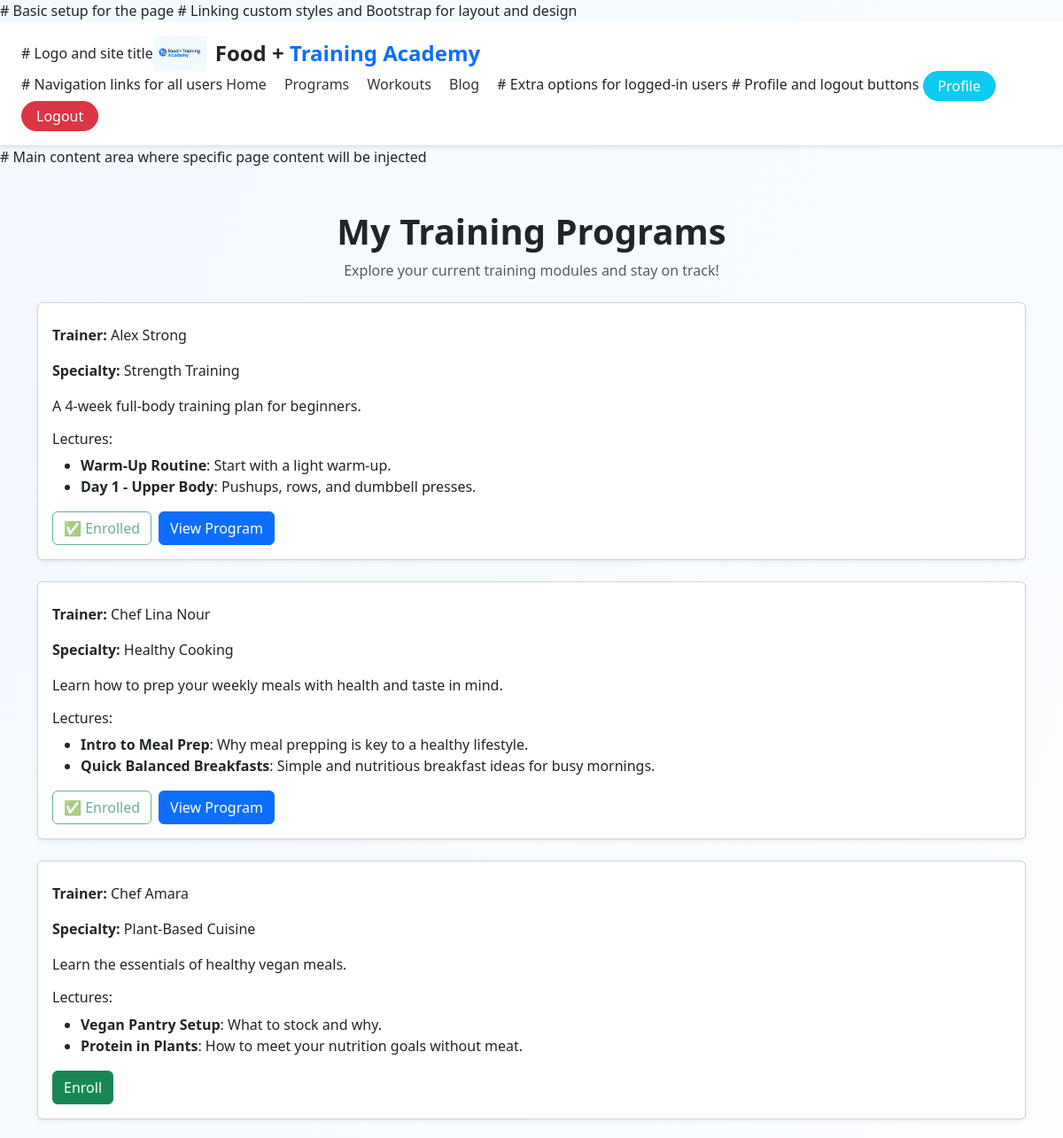
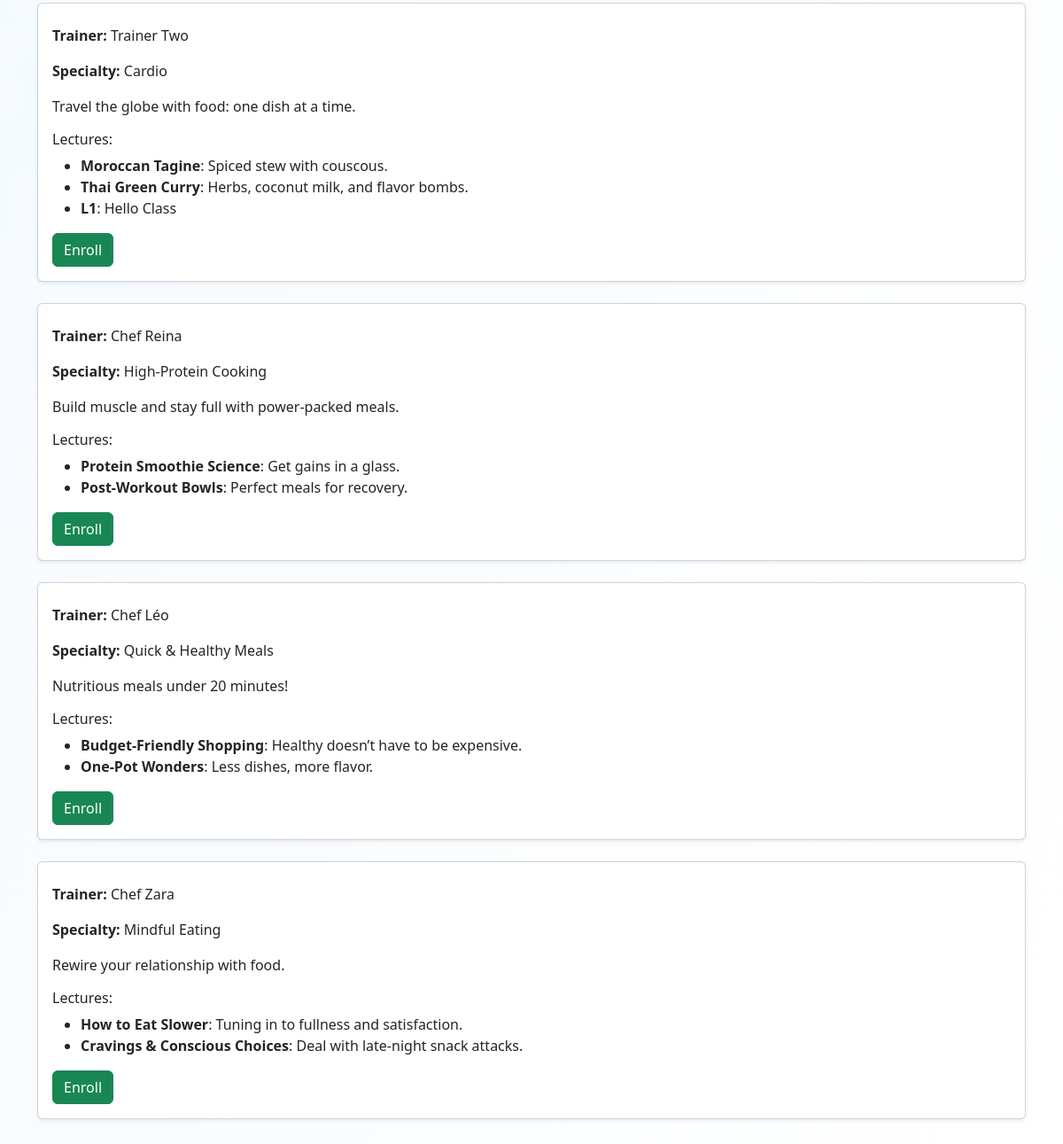
The app's page /programs/ (signed in) with its own data (2 pictures, top to bottom).
### core/models.py (models this page shows, shortened)
class Program(models.Model):
    trainer = models.ForeignKey(Trainer, on_delete=models.CASCADE)
    title = models.CharField(max_length=200)
    description = models.TextField()
    duration = models.IntegerField(help_text="Duration in days")

class Trainer(models.Model):
    user = models.OneToOneField(User, on_delete=models.CASCADE, null=True, blank=True)
    name = models.CharField(max_length=100)
    specialty_field = models.CharField(max_length=100)
    email = models.EmailField()
    experience_year = models.IntegerField()
    gender = models.CharField(max_length=10)

class Lecture(models.Model):
    program = models.ForeignKey(Program, on_delete=models.CASCADE, related_name='lectures')
    title = models.CharField(max_length=200)
    description = models.TextField()
    video_url = models.URLField(blank=True, null=True)
    pdf = models.FileField(upload_to='lectures/pdfs/', blank=True, null=True)

### core/views.py (the view)
# urls.py: path('programs/', views.program_list, name='program_list'),
def program_list(request):
    programs = Program.objects.all()
    enrolled_program_ids = []
    if request.user.is_authenticated:
        enrolled_program_ids = Enrollment.objects.filter(user=request.user).values_list('program_id', flat=True)
    return render(request, 'core/programs.html', {
        'programs': programs,
        'enrolled_program_ids': enrolled_program_ids
    })

### core/templates/core/programs.html (shortened to what this page needs)
{% extends 'core/base.html' %}
{% load static %}
{% block content %}
<div class="container my-5">
    {% if user.is_authenticated %}
        <div class="text-center mb-4">
            <h1 class="fw-bold">My Training Programs</h1>
            <p class="text-muted">Explore your current training modules and stay on track!</p>
        </div>
        {% if programs %}
            {% for program in programs %}
                <div class="card mb-4 shadow-sm">
                    <div class="card-body">
                        <p class="card-text"><strong>Trainer:</strong> {{ program.trainer.name }}</p>
                        <p class="card-text"><strong>Specialty:</strong> {{ program.trainer.specialty_field }}</p>
                        <p class="card-text">{{ program.description }}</p>
                        <h6 class="mt-3">Lectures:</h6>
                        <ul>
                            {% for lecture in program.lectures.all %}
                                <li><strong>{{ lecture.title }}</strong>: {{ lecture.description }}</li>
                            {% empty %}
                                <li class="text-muted">No lectures available for this program yet.</li>
                            {% endfor %}
                        </ul>
                        {% if program.id in enrolled_program_ids %}
                        <div class="d-flex flex-wrap align-items-center gap-2 mt-3">
                        <button class="btn btn-outline-success" disabled>✅ Enrolled</button>
                     <a href="{% url 'program_detail' program.id %}" class="btn btn-primary">View Program</a>
                     </div>
                   {% else %}
                    <form action="{% url 'enroll_program' program.id %}" method="POST" class="mt-3">
                     <button type="submit" class="btn btn-success">Enroll</button>
                     </form>
                    {% endif %}
                    </div>
                </div>
            {% endfor %}
        {% else %}
            <p class="text-muted">No programs found. Check back later or contact your trainer.</p>
        {% endif %}
    {% endif %}
</div>
{% endblock %}

### core/templates/core/base.html (shortened to what this page needs)
{% load static %}
<!DOCTYPE html>
<html lang="en">
<head>
  # Linking custom styles and Bootstrap for layout and design
  <link rel="stylesheet" href="{% static 'core/style.css' %}">
  <link href="https://cdn.jsdelivr.net/npm/bootstrap@5.3.0/dist/css/bootstrap.min.css" rel="stylesheet">
</head>
<body class="bg-light">
<nav class="navbar sticky-top bg-white shadow-sm d-flex justify-content-between align-items-center px-4 py-3">
  <div class="d-flex align-items-center">
    # Logo and site title
    <img src="{% static 'core/logo-banner.png' %}" alt="Logo" class="logo-banner" style="height: 40px; margin-right: 10px;">
    <span class="fs-4 fw-bold text-dark">Food + <span class="text-primary">Training Academy</span></span>
  </div>
  <div>
    # Navigation links for all users
    <a href="{% url 'home' %}" class="me-3">Home</a>
    <a href="{% url 'program_list' %}" class="me-3">Programs</a>
    <a href="{% url 'workout_list' %}" class="me-3">Workouts</a>
    <a href="{% url 'blog_list' %}" class="me-3">Blog</a>
    {% if user.is_authenticated %}
      # Extra options for logged-in users
      # Profile and logout buttons
      <a href="{% url 'create_profile' %}" class="btn btn-info text-white rounded-pill px-3 py-1 me-2">Profile</a>
      <form action="{% url 'logout' %}" method="post" style="display:inline;">
        <button type="submit" class="btn btn-danger rounded-pill px-3 py-1">Logout</button>
      </form>
    {% else %}
      # Login and register buttons for guests
      <a href="{% url 'login' %}" class="btn btn-outline-primary rounded-pill px-3 py-1 me-2">Login</a>
      <a href="{% url 'register' %}" class="btn btn-primary rounded-pill px-3 py-1">Register</a>
    {% endif %}
  </div>
</nav>
# Main content area where specific page content will be injected
<main>
  {% block content %}
  {% endblock %}
</main>
</body>
</html>

### core/static/core/style.css (style rules this page uses)
* { box-sizing: border-box; margin: 0; padding: 0; }
body { font-family: 'Segoe UI', sans-serif; margin: 0; padding: 0; overflow-x: hidden; background: linear-gradient(to bottom right, #f2f9ff, #ffffff); color: #212529; }
nav { display: flex; justify-content: space-between; align-items: center; margin-bottom: 0; }
nav a { font-weight: 500; margin-right: 16px; text-decoration: none; color: #333; }
.navbar { position: sticky; top: 0; z-index: 1000; background-color: #f5faff; box-shadow: 0 2px 6px rgba(0, 0, 0, 0.05); border-bottom: 1px solid #e0e0e0; }
.logo-banner { height: 60px; width: auto; object-fit: contain; margin-right: 12px; }
.card { border-radius: 16px; transition: transform 0.3s ease; }

### records on screen
Program: trainer.name "Alex Strong", trainer.specialty_field "Strength Training", description "A 4-week full-body training plan for beginners.", shows "✅ Enrolled"
Lecture: title "Warm-Up Routine", description "Start with a light warm-up."
Lecture: title "Day 1 - Upper Body", description "Pushups, rows, and dumbbell presses."
Program: trainer.name "Chef Lina Nour", trainer.specialty_field "Healthy Cooking", description "Learn how to prep your weekly meals with health and taste in mind.", shows "✅ Enrolled"
Lecture: title "Intro to Meal Prep", description "Why meal prepping is key to a healthy lifestyle."
Lecture: title "Quick Balanced Breakfasts", description "Simple and nutritious breakfast ideas for busy mornings."
Program: trainer.name "Chef Amara", trainer.specialty_field "Plant-Based Cuisine", description "Learn the essentials of healthy vegan meals.", shows "Enroll"
Lecture: title "Vegan Pantry Setup", description "What to stock and why."
Lecture: title "Protein in Plants", description "How to meet your nutrition goals without meat."
Program: trainer.name "Trainer Two", trainer.specialty_field "Cardio", description "Travel the globe with food: one dish at a time.", shows "Enroll"
Lecture: title "Moroccan Tagine", description "Spiced stew with couscous."
Lecture: title "Thai Green Curry", description "Herbs, coconut milk, and flavor bombs."
Lecture: title "L1", description "Hello Class"
Program: trainer.name "Chef Reina", trainer.specialty_field "High-Protein Cooking", description "Build muscle and stay full with power-packed meals.", shows "Enroll"
Lecture: title "Protein Smoothie Science", description "Get gains in a glass."
Lecture: title "Post-Workout Bowls", description "Perfect meals for recovery."
Program: trainer.name "Chef Léo", trainer.specialty_field "Quick & Healthy Meals", description "Nutritious meals under 20 minutes!", shows "Enroll"
Lecture: title "Budget-Friendly Shopping", description "Healthy doesn’t have to be expensive."
Lecture: title "One-Pot Wonders", description "Less dishes, more flavor."
Program: trainer.name "Chef Zara", trainer.specialty_field "Mindful Eating", description "Rewire your relationship with food.", shows "Enroll"
Lecture: title "How to Eat Slower", description "Tuning in to fullness and satisfaction."
Lecture: title "Cravings & Conscious Choices", description "Deal with late-night snack attacks."
